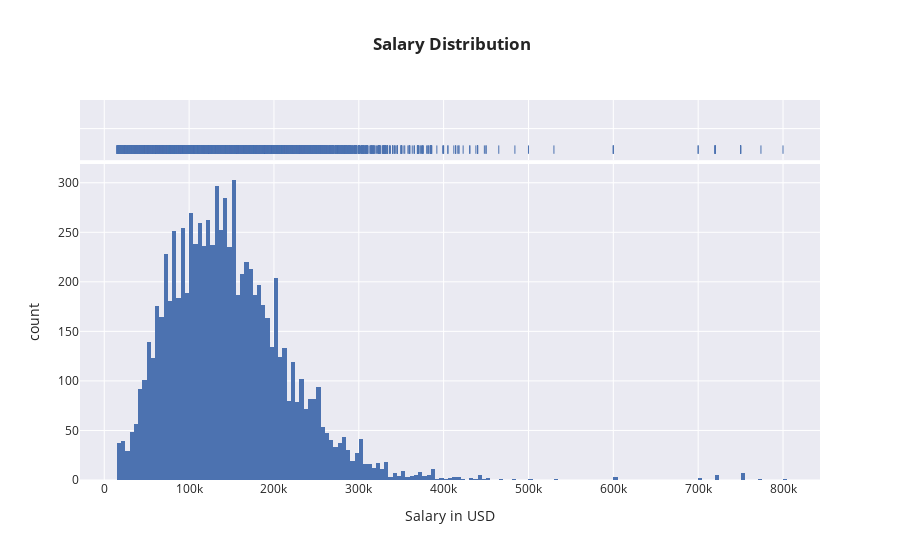

The notebook cell this image was saved under:
### Code cell
px.histogram(df,x='salary_in_usd',marginal='rug',template='seaborn',labels={'salary_in_usd':'Salary in USD'},title='<b> Salary Distribution')

### Figure 1 — Plotly figure (JSON) as saved in the notebook; plotly's stock layout.template omitted (floating-point values rounded to 4 significant figures; data arrays with more than 128 entries replaced by an {"elided": "..."} marker saying what was removed)
{"data": [{"alignmentgroup": "True", "bingroup": "x", "hovertemplate": "Salary in USD=%{x}<br>count=%{y}<extra></extra>", "legendgroup": "", "marker": {"color": "rgb(76,114,176)", "pattern": {"shape": ""}}, "name": "", "offsetgroup": "", "orientation": "v", "showlegend": false, "type": "histogram", "x": {"elided": "8594 int values"}, "xaxis": "x", "yaxis": "y"}, {"alignmentgroup": "True", "boxpoints": "all", "fillcolor": "rgba(255,255,255,0)", "hoveron": "points", "hovertemplate": "Salary in USD=%{x}<extra></extra>", "jitter": 0, "legendgroup": "", "line": {"color": "rgba(255,255,255,0)"}, "marker": {"color": "rgb(76,114,176)", "symbol": "line-ns-open"}, "name": "", "offsetgroup": "", "showlegend": false, "type": "box", "x": {"elided": "8594 int values"}, "xaxis": "x2", "yaxis": "y2"}], "layout": {"autosize": true, "barmode": "relative", "legend": {"tracegroupgap": 0}, "title": {"text": "<b> Salary Distribution"}, "xaxis": {"anchor": "y", "autorange": true, "domain": [0, 1], "range": [-28610.0, 843600.0], "title": {"text": "Salary in USD"}, "type": "linear"}, "xaxis2": {"anchor": "y2", "autorange": true, "domain": [0, 1], "matches": "x", "range": [-28610.0, 843600.0], "showticklabels": false, "type": "linear"}, "yaxis": {"anchor": "x", "autorange": true, "domain": [0, 0.8316], "range": [0, 318.9], "title": {"text": "count"}}, "yaxis2": {"anchor": "x2", "autorange": true, "domain": [0.8416, 1], "matches": "y2", "range": [-0.6176, 0.5], "showline": false, "showticklabels": false, "ticks": "", "type": "category"}}}
